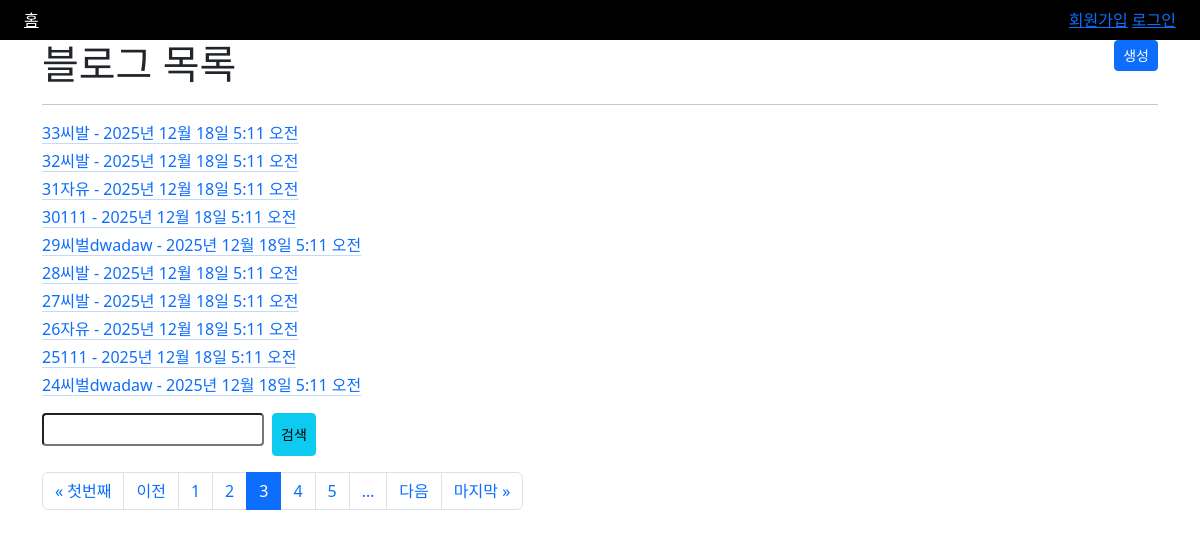
/?page=3, run on the app's committed database.
### blog/models.py (models this page shows, shortened)
class Blog(TimestampModel):
    CATEGORY_CHOICES = (
        ('free', '자유'),
        ('travel', '여행'),
        ('cat', '고양이'),
        ('dog', '강아지'),
    )
    category = models.CharField('카테고리', max_length=10, choices=CATEGORY_CHOICES)
    title = models.CharField('제목', max_length=100)
    content = models.TextField('본문')
    author = models.ForeignKey(User, on_delete=models.CASCADE)
    class Meta:
        verbose_name = '블로그'
        verbose_name_plural = '블로그 목록'

### blog/cb_views.py (the view)
# urls.py: path('', cb_views.BlogListView.as_view(), name='list'),
class BlogListView(ListView):
    queryset = Blog.objects.all()
    template_name = 'blog_list.html'
    paginate_by = 10
    ordering = ('-id', )
    def get_queryset(self):
        queryset = super().get_queryset()
        q = self.request.GET.get('q')
        if q:
            queryset = queryset.filter(
                Q(title__icontains=q)  |
                Q(content__icontains=q)
            )
        return queryset

### templates/blog_list.html
{% extends 'base.html' %}
{% block content %}
    <div class="nt-2">
        <h1 class="d-inline"> 블로그 목록 {{ count }}</h1>
        <a href='{% url 'blog:create' %}' class="float-end btn btn-sm btn-primary">생성</a>
    </div>
    <hr>
    {% for blog in object_list %}
        <div class="my-1">
          <a href="{% url 'blog:detail' blog.pk %}" class="link-primary link-offset-2 link-underline-opacity-25 link-underline-opacity-100-hover">
              {{ blog.pk }}{{ blog.title }} - {{ blog.created_at }}
          </a>
        </div>
    {% endfor %}
    <form method="get" class="my-3 d-flex">
        <input class="form-control-sm" name="q" type="text" style="margin-bottom: 10px;" value="{% if request.GET.q %}{{ request.GET.q }}{% endif %}">
        <button class="btn btn-sm btn-info ms-2">검색</button>
    </form>
    {% include 'pagination.html' %}
{% endblock %}

### data on the page
Blog: pk "33", title "씨발", created_at "2025년 12월 18일 5:11 오전"
Blog: pk "32", title "씨발", created_at "2025년 12월 18일 5:11 오전"
Blog: pk "31", title "자유", created_at "2025년 12월 18일 5:11 오전"
Blog: pk "30", title "111", created_at "2025년 12월 18일 5:11 오전"
Blog: pk "29", title "씨벌dwadaw", created_at "2025년 12월 18일 5:11 오전"
Blog: pk "28", title "씨발", created_at "2025년 12월 18일 5:11 오전"
Blog: pk "27", title "씨발", created_at "2025년 12월 18일 5:11 오전"
Blog: pk "26", title "자유", created_at "2025년 12월 18일 5:11 오전"
Blog: pk "25", title "111", created_at "2025년 12월 18일 5:11 오전"
Blog: pk "24", title "씨벌dwadaw", created_at "2025년 12월 18일 5:11 오전"

### other printed values
{{ i }} "1" "2" "4" "5"
{{ i }} "3"
